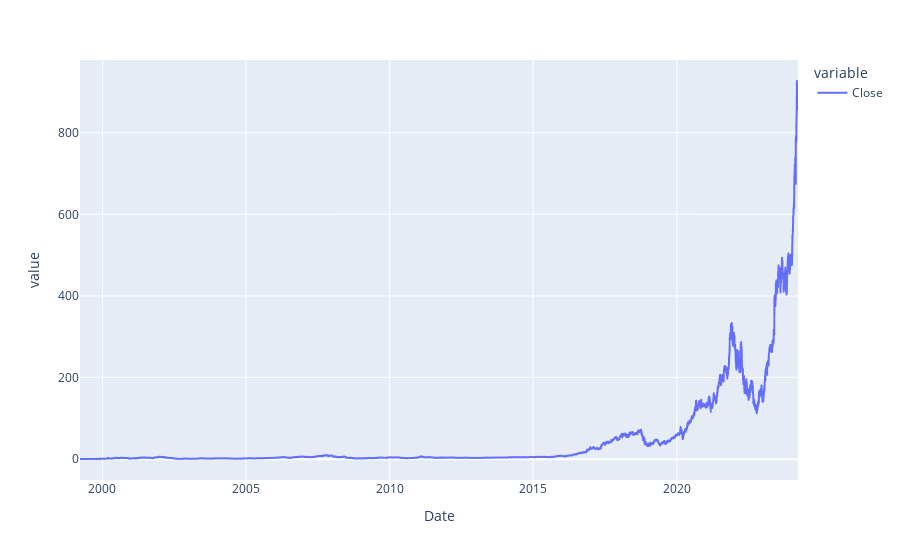

Here is the notebook cell this chart was saved with:
### Code cell
df_arima["Close"].plot()

### Figure 1 — Plotly figure (JSON) as saved in the notebook; plotly's stock layout.template omitted (floating-point values rounded to 4 significant figures; data arrays with more than 128 entries replaced by an {"elided": "..."} marker saying what was removed)
{"data": [{"hovertemplate": "variable=Close<br>Date=%{x}<br>value=%{y}<extra></extra>", "legendgroup": "Close", "line": {"color": "#636efa", "dash": "solid"}, "marker": {"symbol": "circle"}, "mode": "lines", "name": "Close", "showlegend": true, "type": "scattergl", "x": {"elided": "6292 str values"}, "xaxis": "x", "y": {"elided": "6292 float values"}, "yaxis": "y"}], "layout": {"autosize": true, "legend": {"title": {"text": "variable"}, "tracegroupgap": 0}, "margin": {"t": 60}, "xaxis": {"anchor": "y", "autorange": true, "domain": [0, 1], "range": ["1999-03-22", "2024-03-21"], "title": {"text": "Date"}, "type": "date"}, "yaxis": {"anchor": "x", "autorange": true, "domain": [0, 1], "range": [-51.12, 978.2], "title": {"text": "value"}, "type": "linear"}}}
